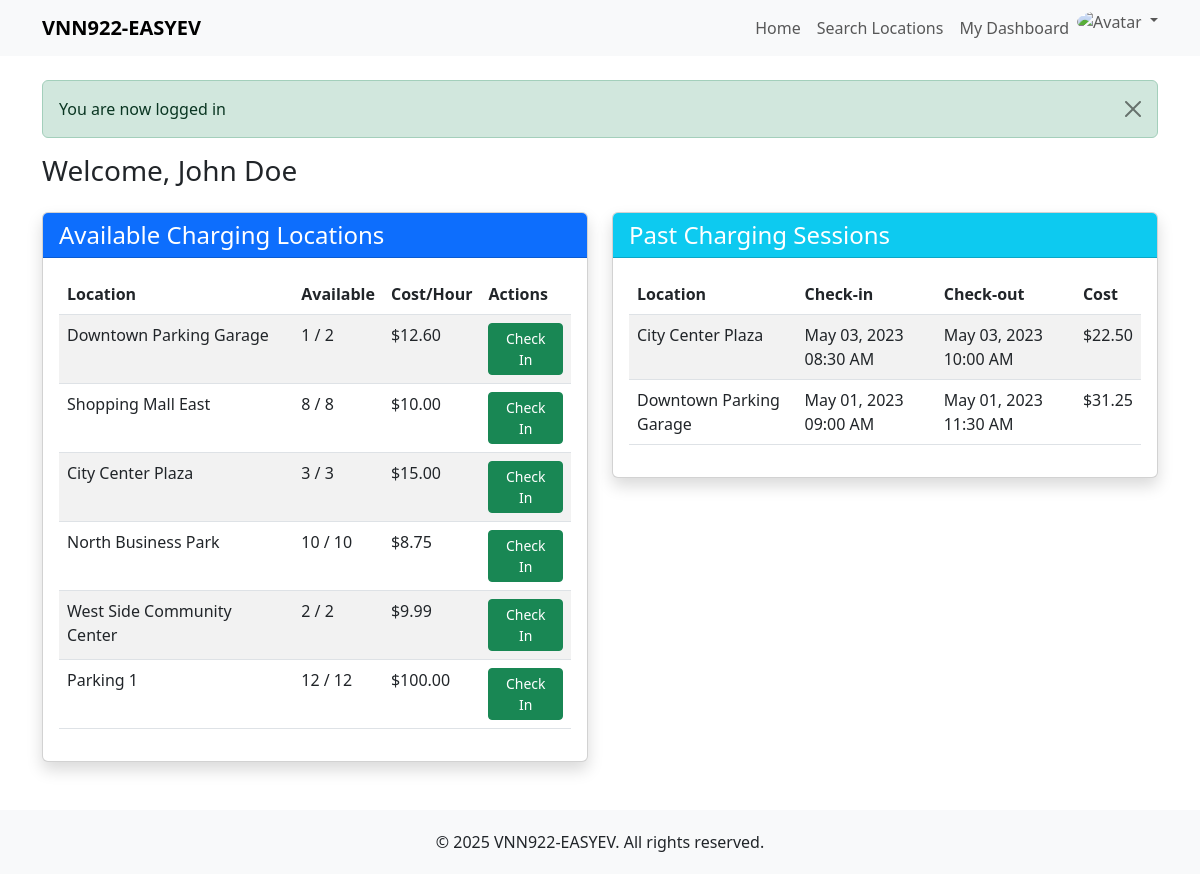
The page /user/my-dashboard.php (signed in) on the database its author committed.
### tables this page shows
CREATE TABLE IF NOT EXISTS charging_locations (
    location_id INT AUTO_INCREMENT PRIMARY KEY,
    description VARCHAR(255) NOT NULL,
    num_stations INT NOT NULL,
    cost_per_hour DECIMAL(10, 2) NOT NULL,
    created_at TIMESTAMP DEFAULT CURRENT_TIMESTAMP,
    updated_at TIMESTAMP DEFAULT CURRENT_TIMESTAMP ON UPDATE CURRENT_TIMESTAMP
);

CREATE TABLE IF NOT EXISTS charging_sessions (
    session_id INT AUTO_INCREMENT PRIMARY KEY,
    user_id INT NOT NULL,
    location_id INT NOT NULL,
    check_in_time DATETIME NOT NULL,
    check_out_time DATETIME NULL,
    total_cost DECIMAL(10, 2) NULL,
    status ENUM('active', 'completed') DEFAULT 'active',
    FOREIGN KEY (user_id) REFERENCES users(user_id),
    FOREIGN KEY (location_id) REFERENCES charging_locations(location_id)
);

### classes/Database.php (called while the page is built, shortened)
<?php
class Database {
    private $host = DB_HOST;
    private $user = DB_USER;
    private $pass = DB_PASS;
    private $dbname = DB_NAME;
    private $dbh;
    private $stmt;
    public function __construct() {
        $dsn = 'mysql:host=' . $this->host . ';dbname=' . $this->dbname;
        $options = array(
            PDO::ATTR_PERSISTENT => true,
            PDO::ATTR_ERRMODE => PDO::ERRMODE_EXCEPTION,
            PDO::ATTR_DEFAULT_FETCH_MODE => PDO::FETCH_ASSOC
        );
        try {
            $this->dbh = new PDO($dsn, $this->user, $this->pass, $options);
        } catch(PDOException $e) {
            $this->error = $e->getMessage();
            echo 'Connection Error: ' . $this->error;
        }
    }
    public function query($query) {
        $this->stmt = $this->dbh->prepare($query);
    }
    public function bind($param, $value, $type = null) {
        if(is_null($type)) {
            switch(true) {
                case is_int($value):
                    $type = PDO::PARAM_INT;
                    break;
            }
        }
        $this->stmt->bindValue($param, $value, $type);
    }
    public function execute() {
        return $this->stmt->execute();
    }
    public function resultSet() {
        $this->execute();
        return $this->stmt->fetchAll();
    }
    public function single():mixed {
        $this->execute();
        return $this->stmt->fetch();
    }
}

### classes/ChargingSession.php (called while the page is built, shortened)
<?php
class ChargingSession {
    private $db;
    public function __construct() {
        $this->db = new Database;
    }
    public function getActiveSession($userId) {
        $this->db->query('SELECT cs.*, cl.description, cl.cost_per_hour
                         FROM charging_sessions cs
                         JOIN charging_locations cl ON cs.location_id = cl.location_id
                         WHERE cs.user_id = :user_id AND cs.status = "active"');
        $this->db->bind(':user_id', $userId);
        return $this->db->single();
    }
    public function getUserPastSessions($userId) {
        $this->db->query('SELECT cs.*, cl.description
                         FROM charging_sessions cs
                         JOIN charging_locations cl ON cs.location_id = cl.location_id
                         WHERE cs.user_id = :user_id AND cs.status = "completed"
                         ORDER BY cs.check_out_time DESC');
        $this->db->bind(':user_id', $userId);
        return $this->db->resultSet();
    }
    }

### classes/Location.php (called while the page is built, shortened)
<?php
class Location {
    private $db;
    public function __construct() {
        $this->db = new Database;
    }
    public function getAvailableLocations() {
        $this->db->query('SELECT cl.*,
                        (SELECT COUNT(*) FROM charging_sessions cs
                         WHERE cs.location_id = cl.location_id AND cs.status = "active")
                         AS active_sessions,
                        (cl.num_stations - (SELECT COUNT(*) FROM charging_sessions cs
                                           WHERE cs.location_id = cl.location_id AND cs.status = "active"))
                         AS available_stations
                        FROM charging_locations cl
                        HAVING available_stations > 0
                        ORDER BY cl.location_id');
        return $this->db->resultSet();
    }
}

### user/my-dashboard.php (the view, shortened to what this page needs)
<?php
require_once (root . '/includes/header.php');
$location = new Location();
$chargingSession = new ChargingSession();
$availableLocations = $location->getAvailableLocations();
$activeSession = $chargingSession->getActiveSession($_SESSION['user_id']);
$pastSessions = $chargingSession->getUserPastSessions($_SESSION['user_id']);
?>
<div class="row">
    <div class="col-lg-12">
        <h1 class="h3 mb-4">Welcome, <?php echo $_SESSION['name']; ?></h1>
    </div>
</div>
<div class="row">
    <?php if(!$activeSession && count($availableLocations) > 0) : ?>
    <div class="col-lg-6">
        <div class="card shadow mb-4">
            <div class="card-header bg-primary text-white">
                <h4 class="m-0">Available Charging Locations</h4>
            </div>
            <div class="card-body">
                <div class="table-responsive">
                    <table class="table table-striped">
                        <thead>
                            <tr>
                                <th>Location</th>
                                <th>Available</th>
                                <th>Cost/Hour</th>
                                <th>Actions</th>
                            </tr>
                        </thead>
                        <tbody>
                            <?php foreach($availableLocations as $loc) : ?>
                                <tr>
                                    <td><?php echo $loc['description']; ?></td>
                                    <td><?php echo $loc['available_stations']; ?> / <?php echo $loc['num_stations']; ?></td>
                                    <td>$<?php echo number_format($loc['cost_per_hour'], 2); ?></td>
                                    <td>
                                        <a href="check-in.php?location_id=<?php echo $loc['location_id']; ?>" class="btn btn-sm btn-success">Check In</a>
                                    </td>
                                </tr>
                            <?php endforeach; ?>
                        </tbody>
                    </table>
                </div>
            </div>
        </div>
    </div>
    <?php endif; ?>
    <div class="<?php echo !$activeSession && count($availableLocations) > 0 ? 'col-lg-6' : 'col-lg-12'; ?>">
        <div class="card shadow">
            <div class="card-header bg-info text-white">
                <h4 class="m-0">Past Charging Sessions</h4>
            </div>
            <div class="card-body">
                <?php if(count($pastSessions) > 0) : ?>
                <div class="table-responsive">
                    <table class="table table-striped">
                        <thead>
                            <tr>
                                <th>Location</th>
                                <th>Check-in</th>
                                <th>Check-out</th>
                                <th>Cost</th>
                            </tr>
                        </thead>
                        <tbody>
                            <?php foreach($pastSessions as $session) : ?>
                                <tr>
                                    <td><?php echo $session['description']; ?></td>
                                    <td><?php echo date('M d, Y h:i A', strtotime($session['check_in_time'])); ?></td>
                                    <td><?php echo date('M d, Y h:i A', strtotime($session['check_out_time'])); ?></td>
                                    <td>$<?php echo number_format($session['total_cost'], 2); ?></td>
                                </tr>
                            <?php endforeach; ?>
                        </tbody>
                    </table>
                </div>
                <?php else : ?>
                <div class="alert alert-info">
                    You don't have any past charging sessions.
                </div>
                <?php endif; ?>
            </div>
        </div>
    </div>
</div>
<?php require_once (root .'/includes/footer.php'); ?>

### includes/header.php (style rules this page uses)
body { padding-top: 56px; min-height: 100vh; display: flex; flex-direction: column; }
.card { margin-bottom: 20px; }

### rows shown on the page
charging_locations: description "Downtown Parking Garage", available_stations "1", num_stations "2", cost_per_hour "12.60"
charging_locations: description "Shopping Mall East", available_stations "8", num_stations "8", cost_per_hour "10.00"
charging_locations: description "City Center Plaza", available_stations "3", num_stations "3", cost_per_hour "15.00"
charging_locations: description "North Business Park", available_stations "10", num_stations "10", cost_per_hour "8.75"
charging_locations: description "West Side Community Center", available_stations "2", num_stations "2", cost_per_hour "9.99"
charging_locations: description "Parking 1", available_stations "12", num_stations "12", cost_per_hour "100.00"
charging_sessions: location.description "City Center Plaza", check_in_time "May 03, 2023 08:30 AM", check_out_time "May 03, 2023 10:00 AM", total_cost "22.50"
charging_sessions: location.description "Downtown Parking Garage", check_in_time "May 01, 2023 09:00 AM", check_out_time "May 01, 2023 11:30 AM", total_cost "31.25"

### other values the page prints
SITE_NAME "VNN922-EASYEV"
$_SESSION['message'] "You are now logged in"
$_SESSION['name'] "John Doe"
